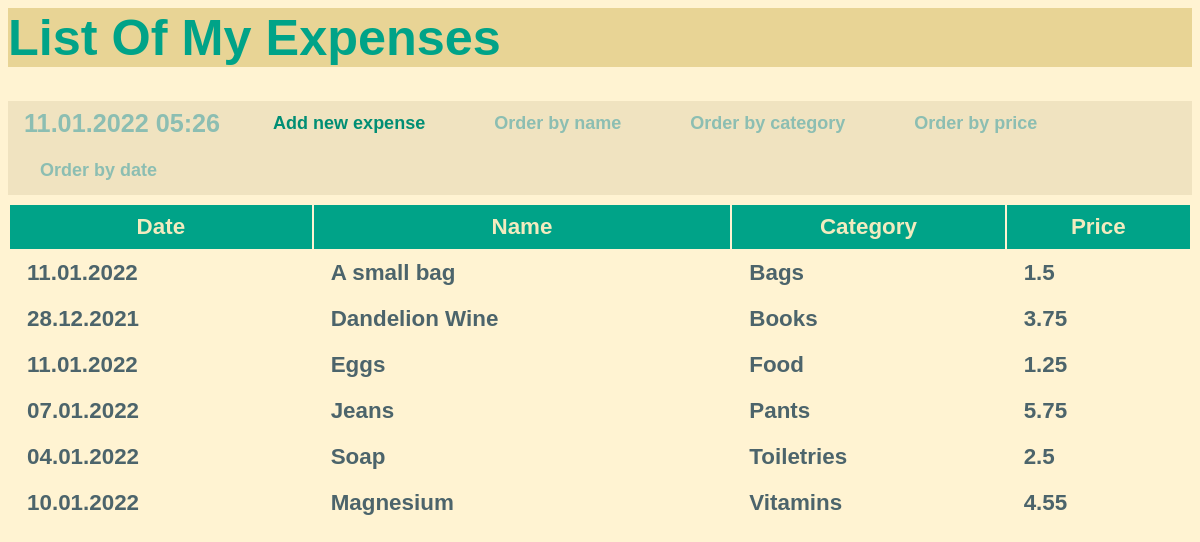
Page /by-category on the committed database.
### expenses/models.py (models this page shows, shortened)
class Expense(models.Model):
    name = models.CharField(max_length=200)
    category = models.CharField(max_length=200)
    price = models.FloatField()
    date = models.DateTimeField(default=timezone.now())
    description = models.TextField(default=None, blank=True, null=True)

### expenses/views.py (the view)
class ExpenseOrderByCategory(ListView):
    model = Expense
    queryset = Expense.objects.all().order_by("category")

### expenses/templates/expenses/expense_list.html
{% extends "expenses/base.html" %}
{% block content %}
    <article class="header-buttons">
    <h2 class="mark">{% now "d.m.Y H:i" %}</em></h2>
    <a href="{% url 'expense-create' %}"><button class="add-button">Add new expense</button></a>
    <a href="{% url 'expense-order-by-name' %}"><button class="order-button">Order by name</button></a>
    <a href="{% url 'expense-order-by-category' %}"><button class="order-button">Order by category</button></a>
    <a href="{% url 'expense-order-by-price' %}"><button class="order-button">Order by price</button></a>
    <a href="{% url 'expense-order-by-date' %}"><button class="order-button">Order by date</button></a>
    </article>
    <article>
        <table>
            <thead>
                 <tr>
                     <th>
                        <h2>Date</h2>
                    </th>
                    <th>
                        <h2>Name</h2>
                    </th>
                    <th>
                        <h2>Category</h2>
                    </th>
                    <th>
                        <h2>Price</h2>
                    </th>
                 </tr>
            </thead>
            <tbody>
            {% for expense in expense_list %}
                <tr>
                    <td>
                        <h3 class="{{ expense.date|date:'l' }}">
                            {{ expense.date|date:'d.m.Y' }}
                        </h3>
                    </td>
                    <td>
                        <h3>
                            <a href="{% url 'expense-detail' expense.id %}" class="custom-link">
                                {{ expense.name }}
                            </a>
                        </h3>
                    </td>
                    <td>
                        <h3>
                            <a href="{% url 'expense-detail' expense.id %}" class="custom-link">
                                {{ expense.category }}
                            </a>
                        </h3>
                    </td>
                    <td>
                        <h3>
                            <a href="{% url 'expense-detail' expense.id %}" class="custom-link">
                                {{ expense.price }}
                            </a>
                        </h3>
                    </td>
                </tr>
            {% endfor %}
            </tbody>
        </table>
    </article>
{% endblock %}

### expenses/static/css/expense_tracker.css (style rules this page uses)
* { box-sizing: border-box; }
body { font-family: sans-serif; font-size: 18px; }
a { color: inherit; }
h2, h3 { font-size: 1.4em; margin: 0; display: inline-block; padding: 0.5rem 1rem; vertical-align: top; }
h2 { background-color: aquamarine; }
.header-buttons { background: #F0E3C0; }
.mark { background-color: inherit; color: #8CBEB2; }
article { margin-bottom: 0.5rem; }
button, textarea, input { font-size: inherit; min-height: 2.5em; padding: 0 1rem; }
button, input[type="submit"] { margin: 0 1rem 2px 1rem; cursor: pointer; font-weight: bold; min-width: 8rem; }
table { width: 100%; }
table thead { background: #00A388; }
table thead h2 { background-color: #00A388; color: #F2EBBF; }
table tbody { color: #39403B; color: #4C646B; }
.custom-link { text-decoration: none; }
.order-button { background: inherit; border: none; color: #8CBEB2; }
.add-button { border: none; background: inherit; color: #008E74; }
.custom-body { background: #FFF3D2; }

### rows in the picture
Expense: date "11.01.2022", name "A small bag", category "Bags", price "1.5"
Expense: date "28.12.2021", name "Dandelion Wine", category "Books", price "3.75"
Expense: date "11.01.2022", name "Eggs", category "Food", price "1.25"
Expense: date "07.01.2022", name "Jeans", category "Pants", price "5.75"
Expense: date "04.01.2022", name "Soap", category "Toiletries", price "2.5"
Expense: date "10.01.2022", name "Magnesium", category "Vitamins", price "4.55"
